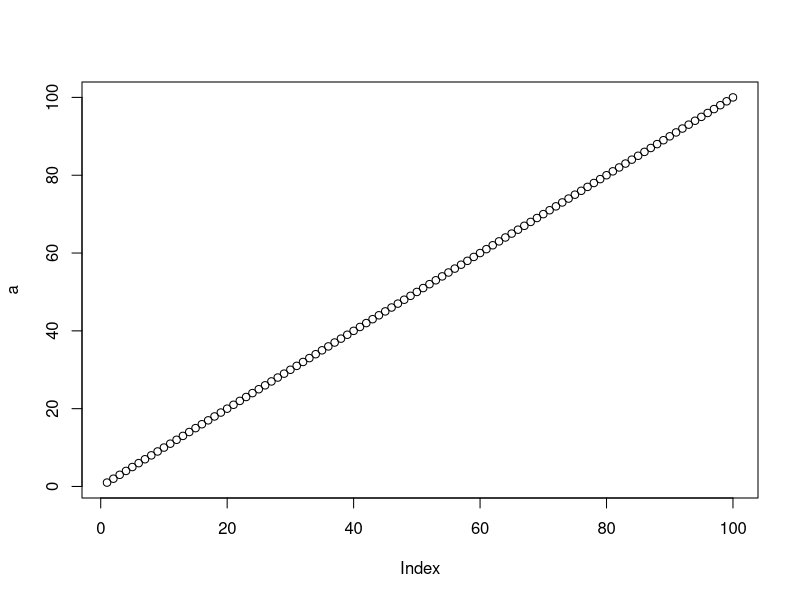

The R source for this figure:
my.mean = function(x){
  n = length(x)
  s = 0 
  for(i in 1:n){
    s=s+x[i]
  }
  avg = s/n
  return(avg)
}

a=c(1:100)

trial = my.mean(a)
ans = mean(a)

plot(a)